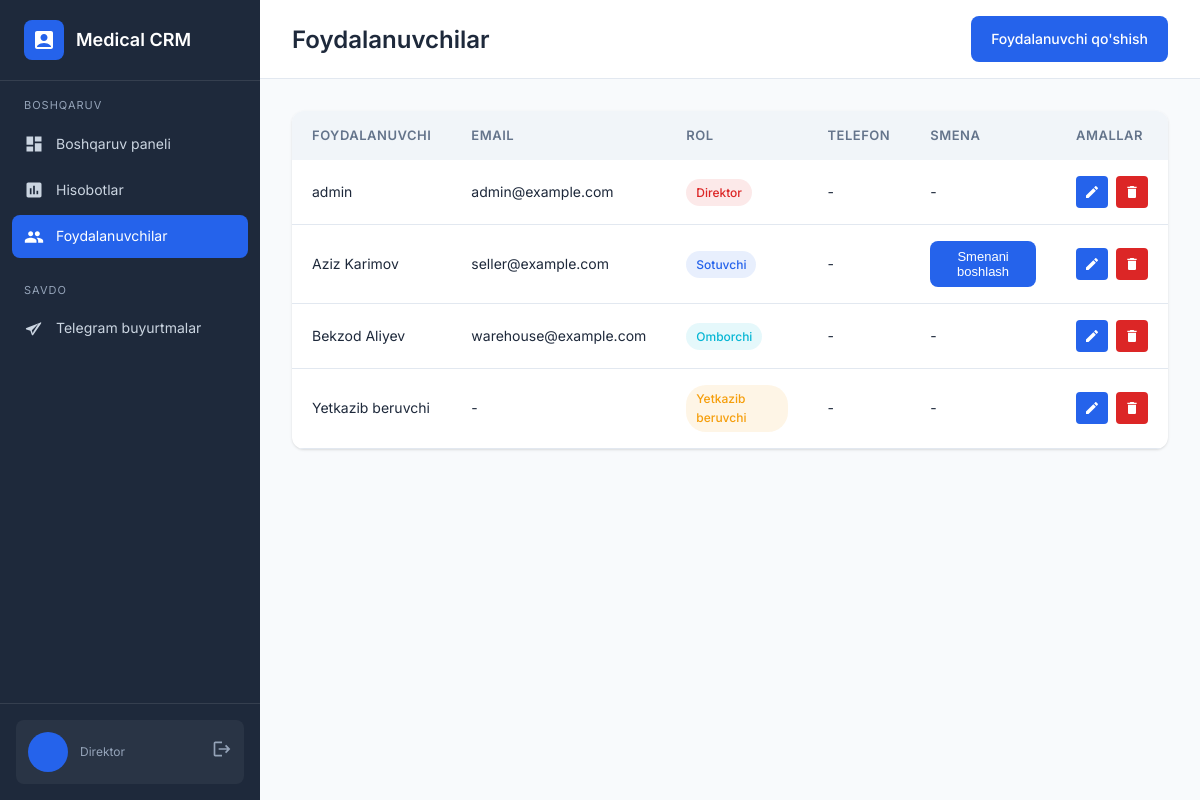
Page /users/ (signed in) on the committed database.
### backend/main/models.py (models this page shows)
class User(AbstractUser):
    ROLE_CHOICES = [
        ('director', 'Direktor'),
        ('seller', 'Sotuvchi'),
        ('warehouse', 'Omborchi'),
        ('supplier', 'Yetkazib beruvchi'),
        ('courier', 'Kuryer'),
    ]
    role = models.CharField(max_length=20, choices=ROLE_CHOICES, default='seller')
    phone = models.CharField(max_length=20, blank=True)
    class Meta:
        verbose_name = 'Foydalanuvchi'
        verbose_name_plural = 'Foydalanuvchilar'

### backend/main/views.py (the view)
# urls.py: path('users/', views.users_list, name='users'),
@login_required
def users_list(request):
    if request.user.role != 'director':
        messages.error(request, "Sizga bu sahifaga kirish ruxsati yo'q")
        return redirect('dashboard')
    users = User.objects.all()
    active_shift_map = {
        shift.seller_id: shift
        for shift in SellerShift.objects.filter(ended_at__isnull=True).select_related('seller')
    }
    for user in users:
        user.active_shift = active_shift_map.get(user.id)
    return render(request, 'users.html', {'users': users})

### frontend/templates/users.html (shortened to what this page needs)
{% extends 'base.html' %}
{% block content %}
<div class="top-bar">
    <h1 class="page-title">Foydalanuvchilar</h1>
    <div class="page-actions">
        <a href="{% url 'user_create' %}" class="btn btn-primary">Foydalanuvchi qo'shish</a>
    </div>
</div>
<div class="page-content">
    <div class="table-container">
        <table>
            <thead>
                <tr>
                    <th>Foydalanuvchi</th>
                    <th>Email</th>
                    <th>Rol</th>
                    <th>Telefon</th>
                    <th>Smena</th>
                    <th>Amallar</th>
                </tr>
            </thead>
            <tbody>
                {% for user in users %}
                <tr>
                    <td>{{ user.get_full_name|default:user.username }}</td>
                    <td>{{ user.email|default:'-' }}</td>
                    <td>
                        <span class="badge badge-{% if user.role == 'director' %}danger{% elif user.role == 'seller' %}primary{% elif user.role == 'supplier' %}warning{% else %}info{% endif %}">
                            {{ user.get_role_display }}
                        </span>
                    </td>
                    <td>{{ user.phone|default:'-' }}</td>
                    <td>
                        {% if user.role == 'seller' %}
                            {% if user.active_shift %}
                            <div style="display: flex; flex-direction: column; gap: 8px; align-items: flex-start;">
                                <span class="badge badge-success">Ochiq</span>
                                <small style="color: var(--gray);">{{ user.active_shift.started_at|date:"d.m.Y H:i" }}</small>
                                <form method="post" action="{% url 'seller_shift_end' user.id %}">
                                    {% csrf_token %}
                                    <button type="submit" class="btn btn-danger btn-sm">Smenani yopish</button>
                                </form>
                            </div>
                            {% else %}
                            <form method="post" action="{% url 'seller_shift_start' user.id %}">
                                <button type="submit" class="btn btn-primary btn-sm">Smenani boshlash</button>
                            </form>
                            {% endif %}
                        {% else %}
                        -
                        {% endif %}
                    </td>
                    <td>
                        <div class="actions">
                            <a href="{% url 'user_edit' user.id %}" class="action-btn edit" title="Tahrirlash">
                                <svg viewBox="0 0 24 24"><path d="M3 17.25V21h3.75L17.81 9.94l-3.75-3.75L3 17.25zM20.71 7.04c.39-.39.39-1.02 0-1.41l-2.34-2.34c-.39-.39-1.02-.39-1.41 0l-1.83 1.83 3.75 3.75 1.83-1.83z"/></svg>
                            </a>
                            <a href="{% url 'user_delete' user.id %}" class="action-btn delete" title="O'chirish" onclick="return confirm('Rostdan ham o\'chirishni xohlayapsizmi?')">
                                <svg viewBox="0 0 24 24"><path d="M6 19c0 1.1.9 2 2 2h8c1.1 0 2-.9 2-2V7H6v12zM19 4h-3.5l-1-1h-5l-1 1H5v2h14V4z"/></svg>
                            </a>
                        </div>
                    </td>
                </tr>
                {% endfor %}
            </tbody>
        </table>
    </div>
</div>
{% endblock %}

### frontend/templates/base.html (shortened to what this page needs)
{% load static %}
<!DOCTYPE html>
<html lang="uz">
<head>
    <link rel="stylesheet" href="{% static 'css/style.css' %}">
</head>
<body>
    {% if request.user.is_authenticated %}
    <div class="layout">
        <aside class="sidebar">
            <div class="sidebar-header">
                <div class="sidebar-logo">
                    <div class="sidebar-logo-icon">
                        <svg viewBox="0 0 24 24"><path d="M19 3H5c-1.1 0-2 .9-2 2v14c0 1.1.9 2 2 2h14c1.1 0 2-.9 2-2V5c0-1.1-.9-2-2-2zm-7 3c1.93 0 3.5 1.57 3.5 3.5S13.93 13 12 13s-3.5-1.57-3.5-3.5S10.07 6 12 6zm7 13H5v-.23c0-.62.28-1.2.76-1.58C7.47 15.82 9.64 15 12 15s4.53.82 6.24 2.19c.48.38.76.97.76 1.58V19z"/></svg>
                    </div>
                    <span class="sidebar-logo-text">Medical CRM</span>
                </div>
            </div>
            <nav class="sidebar-nav">
                {% if request.user.role == 'director' %}
                <div class="nav-section">
                    <div class="nav-section-title">Boshqaruv</div>
                    <a href="{% url 'dashboard' %}" class="nav-item {% if request.path == '/dashboard/' %}active{% endif %}">
                        <svg viewBox="0 0 24 24"><path d="M3 13h8V3H3v10zm0 8h8v-6H3v6zm10 0h8V11h-8v10zm0-18v6h8V3h-8z"/></svg>
                        <span>Boshqaruv paneli</span>
                    </a>
                    <a href="{% url 'reports' %}" class="nav-item {% if '/reports' in request.path %}active{% endif %}">
                        <svg viewBox="0 0 24 24"><path d="M19 3H5c-1.1 0-2 .9-2 2v14c0 1.1.9 2 2 2h14c1.1 0 2-.9 2-2V5c0-1.1-.9-2-2-2zM9 17H7v-7h2v7zm4 0h-2V7h2v10zm4 0h-2v-4h2v4z"/></svg>
                        <span>Hisobotlar</span>
                    </a>
                    <a href="{% url 'users' %}" class="nav-item {% if '/users' in request.path %}active{% endif %}">
                        <span>Foydalanuvchilar</span>
                    </a>
                </div>
                {% endif %}
                <div class="nav-section">
                    <div class="nav-section-title">Savdo</div>
                    {% if request.user.role == 'director' or request.user.role == 'seller' %}
                    <a href="{% url 'telegram_orders' %}" class="nav-item {% if '/telegram-orders' in request.path %}active{% endif %}">
                        <svg viewBox="0 0 24 24"><path d="M21.5 3.5 2.9 10.66c-.86.34-.84 1.57.03 1.88l4.72 1.69 1.68 4.72c.31.87 1.54.89 1.88.03L20.5 5.38c.31-.83-.52-1.66-1.35-1.35zM9.5 13.42l7.88-7.88-6.17 9.63-.57 2.3-.63-1.77-.51-1.45z"/></svg>
                        <span>Telegram buyurtmalar</span>
                    </a>
                    {% endif %}
                </div>
            </nav>
            <div class="sidebar-footer">
                <div class="user-info">
                    <div class="user-avatar">{{ request.user.first_name.0|upper }}{{ request.user.last_name.0|upper }}</div>
                    <div class="user-details">
                        <div class="user-role">{{ request.user.get_role_display }}</div>
                    </div>
                    <a href="{% url 'logout' %}" style="color: var(--gray-light);">
                        <svg width="20" height="20" viewBox="0 0 24 24" fill="currentColor"><path d="M17 7l-1.41 1.41L18.17 11H8v2h10.17l-2.58 2.58L17 17l5-5zM4 5h8V3H4c-1.1 0-2 .9-2 2v14c0 1.1.9 2 2 2h8v-2H4V5z"/></svg>
                    </a>
                </div>
            </div>
        </aside>
        <main class="main-content">
            {% block content %}{% endblock %}
        </main>
    </div>
    {% else %}
    {% block login_content %}{% endblock %}
    {% endif %}
</body>
</html>

### rows in the picture
User: user.role "Direktor", get_full_name "admin", email "admin@example.com", role "Direktor", phone "-"
User: get_full_name "Aziz Karimov", email "seller@example.com", role "Sotuvchi", phone "-", shows "Smenani boshlash"
User: get_full_name "Bekzod Aliyev", email "warehouse@example.com", role "Omborchi", phone "-"
User: get_full_name "Yetkazib beruvchi", email "-", role "Yetkazib beruvchi", phone "-"
